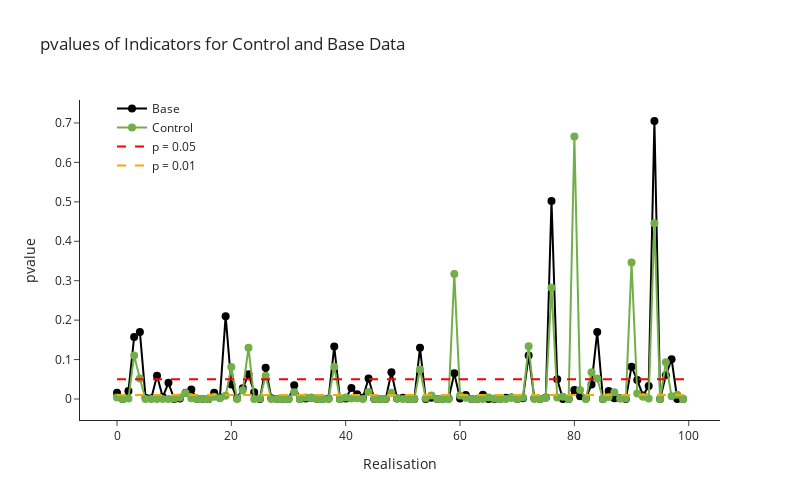

Notebook cell for this chart:
### Markdown cell above
## Plot of pvalue for each realisation

### Code cell
# Plot of pvalue for each realization
fig = go.Figure()
fig.add_trace(go.Scatter(
    x=np.arange(len(slopes_base)),
    y=pvalues_base,
    mode='lines+markers',
    name='Base',
    marker=dict(color='black', size=8)
)
)
fig.add_trace(go.Scatter(
    x=np.arange(len(slopes_control)),
    y=pvalues_control,
    mode='lines+markers',
    name='Control',
    marker=dict(color='rgb(115,175,72)', size=8)
)
)
fig.add_trace(go.Scatter(x=[0,100], y=[0.05, 0.05],
    mode='lines',
    line=dict(color='red', width=2, dash='dash'),
    name='p = 0.05',
    showlegend=True))

fig.add_trace(go.Scatter(x=[0,100], y=[0.01, 0.01],
    mode='lines',
    line=dict(color='orange', width=2, dash='dash'),
    name='p = 0.01',
    showlegend=True))

fig.update_layout(
    title='pvalues of Indicators for Control and Base Data',
    xaxis_title='Realisation',
    yaxis_title='pvalue',
    height=500,
    width=800,
    template='simple_white',
    legend=dict(yanchor='bottom', y=0.75, x=0.05)

)

fig.show()

### Figure 1 — Plotly figure (JSON) as saved in the notebook; plotly's stock layout.template omitted (floating-point values rounded to 4 significant figures)
{"data": [{"marker": {"color": "black", "size": 8}, "mode": "lines+markers", "name": "Base", "type": "scatter", "x": [0, 1, 2, 3, 4, 5, 6, 7, 8, 9, 10, 11, 12, 13, 14, 15, 16, 17, 18, 19, 20, 21, 22, 23, 24, 25, 26, 27, 28, 29, 30, 31, 32, 33, 34, 35, 36, 37, 38, 39, 40, 41, 42, 43, 44, 45, 46, 47, 48, 49, 50, 51, 52, 53, 54, 55, 56, 57, 58, 59, 60, 61, 62, 63, 64, 65, 66, 67, 68, 69, 70, 71, 72, 73, 74, 75, 76, 77, 78, 79, 80, 81, 82, 83, 84, 85, 86, 87, 88, 89, 90, 91, 92, 93, 94, 95, 96, 97, 98, 99], "y": [0.016, 0, 0.02, 0.157, 0.17, 0.003, 0.002, 0.059, 0.005, 0.041, 0, 0.001, 0.016, 0.024, 0, 0, 0, 0.016, 0.004, 0.21, 0.037, 0.001, 0.027, 0.063, 0.017, 0, 0.079, 0.002, 0, 0, 0, 0.035, 0, 0.001, 0.003, 0, 0, 0.001, 0.133, 0, 0.001, 0.028, 0.012, 0.003, 0.052, 0, 0, 0, 0.068, 0.001, 0.003, 0, 0, 0.13, 0, 0.003, 0, 0, 0.001, 0.065, 0.001, 0.01, 0, 0, 0.011, 0, 0, 0, 0.003, 0.004, 0, 0.002, 0.11, 0.002, 0, 0.004, 0.502, 0.05, 0, 0, 0.023, 0.007, 0.001, 0.037, 0.17, 0, 0.02, 0.002, 0.002, 0, 0.082, 0.048, 0.009, 0.033, 0.705, 0, 0.06, 0.101, 0, 0]}, {"marker": {"color": "rgb(115,175,72)", "size": 8}, "mode": "lines+markers", "name": "Control", "type": "scatter", "x": [0, 1, 2, 3, 4, 5, 6, 7, 8, 9, 10, 11, 12, 13, 14, 15, 16, 17, 18, 19, 20, 21, 22, 23, 24, 25, 26, 27, 28, 29, 30, 31, 32, 33, 34, 35, 36, 37, 38, 39, 40, 41, 42, 43, 44, 45, 46, 47, 48, 49, 50, 51, 52, 53, 54, 55, 56, 57, 58, 59, 60, 61, 62, 63, 64, 65, 66, 67, 68, 69, 70, 71, 72, 73, 74, 75, 76, 77, 78, 79, 80, 81, 82, 83, 84, 85, 86, 87, 88, 89, 90, 91, 92, 93, 94, 95, 96, 97, 98, 99], "y": [0.004, 0, 0.001, 0.11, 0.052, 0, 0, 0, 0, 0, 0.001, 0.004, 0.015, 0.002, 0, 0, 0, 0.006, 0.002, 0.008, 0.081, 0, 0.022, 0.13, 0, 0.001, 0.059, 0, 0, 0, 0, 0.017, 0, 0.004, 0.003, 0, 0, 0, 0.082, 0, 0.004, 0.001, 0.002, 0, 0.018, 0, 0, 0, 0.016, 0.002, 0, 0, 0, 0.075, 0.002, 0.009, 0, 0, 0, 0.317, 0.009, 0.003, 0, 0, 0, 0.004, 0.001, 0, 0, 0.004, 0, 0.004, 0.134, 0, 0, 0.003, 0.282, 0.004, 0.006, 0, 0.666, 0.023, 0, 0.068, 0.052, 0, 0.005, 0.017, 0.001, 0.001, 0.346, 0.014, 0.006, 0.001, 0.446, 0, 0.093, 0.007, 0.011, 0]}, {"line": {"color": "red", "dash": "dash", "width": 2}, "mode": "lines", "name": "p = 0.05", "showlegend": true, "type": "scatter", "x": [0, 100], "y": [0.05, 0.05]}, {"line": {"color": "orange", "dash": "dash", "width": 2}, "mode": "lines", "name": "p = 0.01", "showlegend": true, "type": "scatter", "x": [0, 100], "y": [0.01, 0.01]}], "layout": {"height": 500, "legend": {"x": 0.05, "y": 0.75, "yanchor": "bottom"}, "title": {"text": "pvalues of Indicators for Control and Base Data"}, "width": 800, "xaxis": {"title": {"text": "Realisation"}}, "yaxis": {"title": {"text": "pvalue"}}}}
